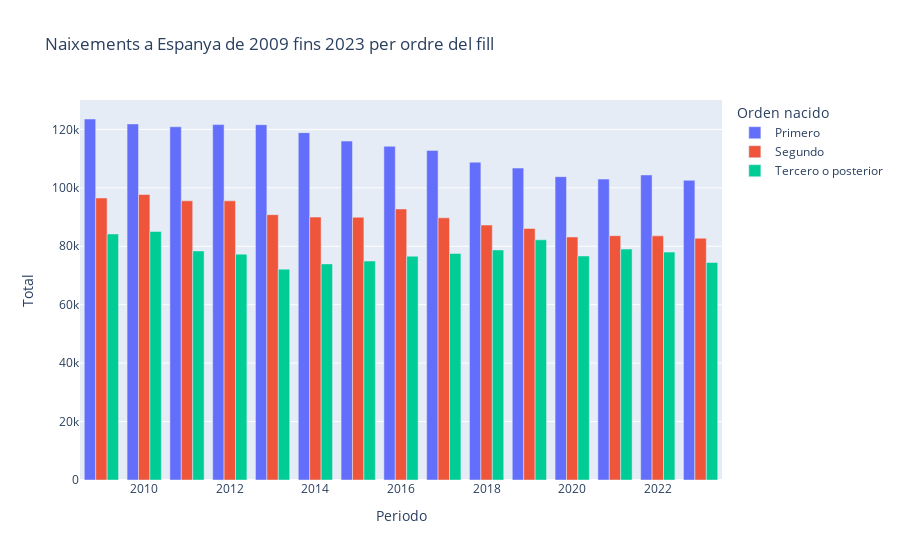

The cell this chart's notebook holds for it:
### Code cell
datos2009_2023 = data[(data['Periodo'] >= 2009) & (data['Periodo'] <= 2023) & (data['Edad de la madre'].notna())].copy()
#valor=data['Orden del nacido vivo'].unique()
#print(valor)

def categorizar_nacimienot(posicion):
    if posicion == 'Primero':
        return 'Primero'
    elif posicion == 'Segundo':
        return 'Segundo'
    elif posicion in ['Tercero', 'Cuarto', 'Quinto', 'Sexto', 'Séptimo', 'Octavo', 'Noveno', 'Décimo y más']:
        return 'Tercero o posterior'
    
datos2009_2023['Orden nacido'] = datos2009_2023['Orden del nacido vivo'].apply(categorizar_nacimienot)
datos_filtrados = datos2009_2023.groupby(['Periodo','Orden nacido'])['Total'].sum().reset_index()

px.bar(datos_filtrados, x='Periodo', y='Total', color='Orden nacido',barmode = "group",title='Naixements a Espanya de 2009 fins 2023 per ordre del fill')

### Figure 1 — Plotly figure (JSON) as saved in the notebook; plotly's stock layout.template omitted (floating-point values rounded to 4 significant figures)
{"data": [{"alignmentgroup": "True", "hovertemplate": "Orden nacido=Primero<br>Periodo=%{x}<br>Total=%{y}<extra></extra>", "legendgroup": "Primero", "marker": {"color": "#636efa", "pattern": {"shape": ""}}, "name": "Primero", "offsetgroup": "Primero", "orientation": "v", "showlegend": true, "textposition": "auto", "type": "bar", "x": [2009, 2010, 2011, 2012, 2013, 2014, 2015, 2016, 2017, 2018, 2019, 2020, 2021, 2022, 2023], "xaxis": "x", "y": [123600.0, 121900.0, 120900.0, 121600.0, 121600.0, 118900.0, 116000.0, 114200.0, 112800.0, 108800.0, 106800.0, 103800.0, 103000.0, 104400.0, 102600.0], "yaxis": "y"}, {"alignmentgroup": "True", "hovertemplate": "Orden nacido=Segundo<br>Periodo=%{x}<br>Total=%{y}<extra></extra>", "legendgroup": "Segundo", "marker": {"color": "#EF553B", "pattern": {"shape": ""}}, "name": "Segundo", "offsetgroup": "Segundo", "orientation": "v", "showlegend": true, "textposition": "auto", "type": "bar", "x": [2009, 2010, 2011, 2012, 2013, 2014, 2015, 2016, 2017, 2018, 2019, 2020, 2021, 2022, 2023], "xaxis": "x", "y": [96540.0, 97710.0, 95560.0, 95550.0, 90820.0, 90000.0, 89940.0, 92770.0, 89730.0, 87260.0, 86100.0, 83180.0, 83640.0, 83570.0, 82770.0], "yaxis": "y"}, {"alignmentgroup": "True", "hovertemplate": "Orden nacido=Tercero o posterior<br>Periodo=%{x}<br>Total=%{y}<extra></extra>", "legendgroup": "Tercero o posterior", "marker": {"color": "#00cc96", "pattern": {"shape": ""}}, "name": "Tercero o posterior", "offsetgroup": "Tercero o posterior", "orientation": "v", "showlegend": true, "textposition": "auto", "type": "bar", "x": [2009, 2010, 2011, 2012, 2013, 2014, 2015, 2016, 2017, 2018, 2019, 2020, 2021, 2022, 2023], "xaxis": "x", "y": [84210.0, 85060.0, 78410.0, 77310.0, 72170.0, 73970.0, 74930.0, 76580.0, 77530.0, 78750.0, 82210.0, 76680.0, 79040.0, 78000.0, 74430.0], "yaxis": "y"}], "layout": {"barmode": "group", "legend": {"title": {"text": "Orden nacido"}, "tracegroupgap": 0}, "title": {"text": "Naixements a Espanya de 2009 fins 2023 per ordre del fill"}, "xaxis": {"anchor": "y", "domain": [0, 1], "title": {"text": "Periodo"}}, "yaxis": {"anchor": "x", "domain": [0, 1], "title": {"text": "Total"}}}}
